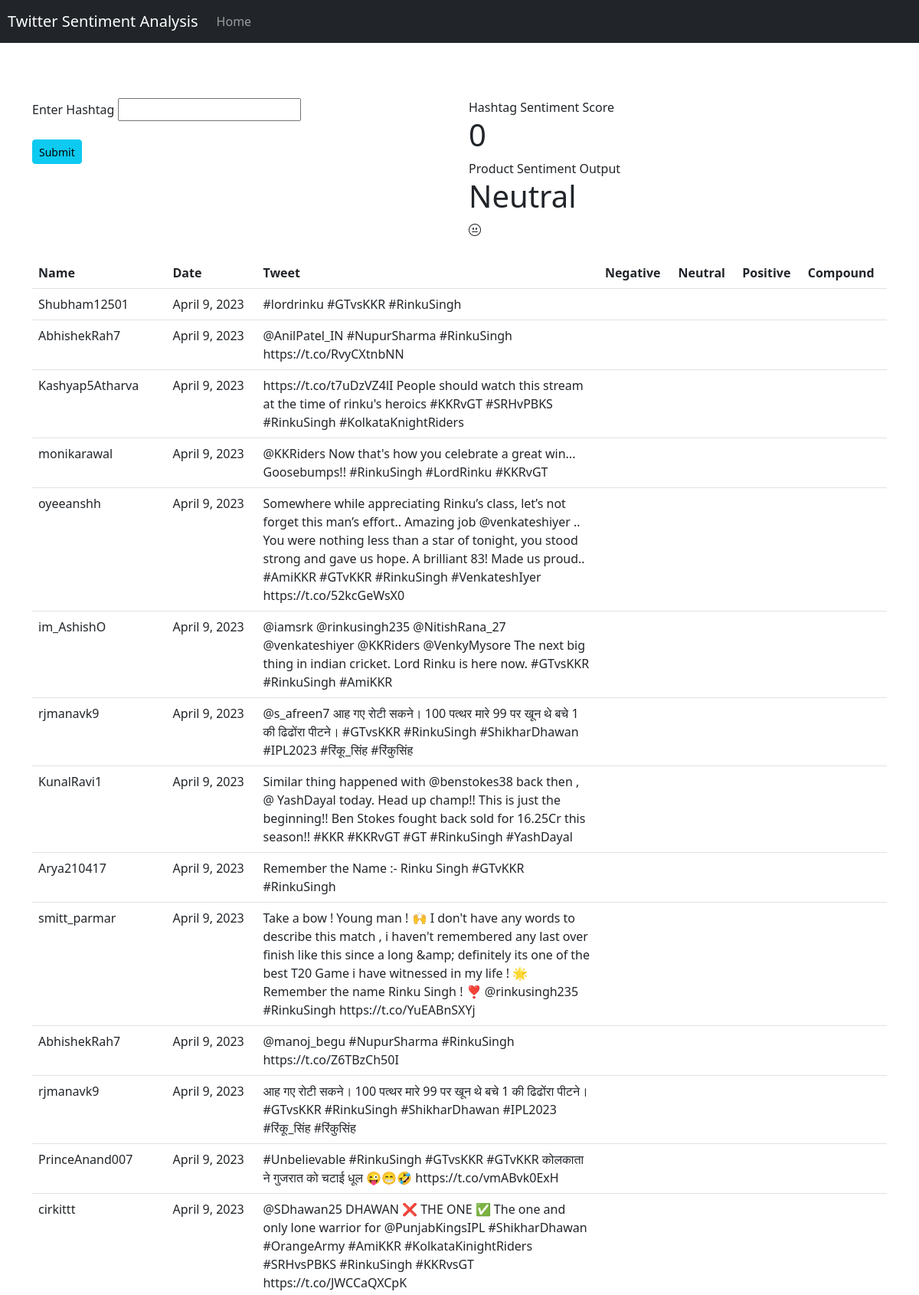
The page / (upper part) on the database its author committed.
### twitter_accounts/models.py (models this page shows)
class Twitter_account(models.Model):
    name = models.CharField(max_length=128)
    hash_tag = models.CharField(max_length=1024)
    def __str__(self):
         return self.name

class Tweet(models.Model):
    twitter_account = models.CharField(max_length=128)
    tweet = models.CharField(max_length=1024)
    date = models.DateField('tweet date')
    hash_tag = models.CharField(max_length=1024)
    def __str__(self):
         return self.tweet

### twitter_accounts/views.py (the view)
# urls.py: path('', views.index, name='index'),
def index(request):
    twitter_accounts = [twitter_account for twitter_account in Twitter_account.objects.all()]
    if request.method == 'POST':
        tweet_all = ""
        hashtag = request.POST['hashtag']
        limit = 50
        count = 0
        for tweet in sntwitter.TwitterSearchScraper(hashtag).get_items():
            if count < limit:
                count = count + 1
                new_account = Twitter_account(name = tweet.user.username, hash_tag = hashtag)
                new_account.save()
                new_tweet = Tweet(twitter_account= tweet.user.username, tweet = tweet.content, date = tweet.date, hash_tag = hashtag)
                new_tweet.save()
            else:
                break
        tweets = Tweet.objects.filter(hash_tag=hashtag)
        for tweet in tweets:
            tweet_all = tweet_all + tweet.tweet
            score = sentiment_analysis(tweet.tweet)
            tweet.__setattr__("score_compound", score["compound"])
            tweet.__setattr__("score_pos", score["pos"])
            tweet.__setattr__("score_neg", score["neg"])
            tweet.__setattr__("score_neu", score["neu"])
        selected_hash_tag = Tweet.objects.filter(hash_tag=hashtag)
        score = sentiment_analysis(tweet_all)
        selected_hash_tag.__setattr__("score_compound", score["compound"])
        selected_hash_tag.__setattr__("score_pos", score["pos"])
        selected_hash_tag.__setattr__("score_neg", score["neg"])
        selected_hash_tag.__setattr__("score_neu", score["neu"])
    else:
        tweets = Tweet.objects.all()
        selected_hash_tag = twitter_accounts[0]
        selected_hash_tag.__setattr__("score_compound", 0)
        selected_hash_tag.__setattr__("score_pos", 0)
        selected_hash_tag.__setattr__("score_neg", 0)
        selected_hash_tag.__setattr__("score_neu", 0)
    context = {
        "twitter_accounts": twitter_accounts,
        "selected_hash_tag": selected_hash_tag,
        "tweets" : tweets,
    }
    print(context)
    return render(request, "index.html", context)

### twitter_accounts/templates/index.html (shortened to what this page needs)
<!DOCTYPE html>
<html lang="en">
<head>
    <link href="https://cdn.jsdelivr.net/npm/bootstrap@5.2.0-beta1/dist/css/bootstrap.min.css" rel="stylesheet"
>
    <link rel="stylesheet" href="https://cdnjs.cloudflare.com/ajax/libs/font-awesome/4.7.0/css/font-awesome.min.css">
    <link rel="stylesheet" href="https://cdn.jsdelivr.net/npm/bootstrap-icons@1.8.3/font/bootstrap-icons.css">
</head>
<body>
    <nav style="background-color: #0052a3;" class="navbar navbar-expand-lg navbar-dark bg-dark">
        <a class="navbar-brand" style="padding-left: 10px;" href="#">Twitter Sentiment Analysis</a>
        <div class="collapse navbar-collapse" id="navbarSupportedContent">
            <ul class="navbar-nav mr-auto">
                <li class="nav-item active">
                    <a class="nav-link" href="#">Home <span class="sr-only">(current)</span></a>
                </li>
            </ul>
        </div>
    </nav>
    <br><br><br>
    <div class="container">
        <div class="row">
            <div class="col-sm">
                <form method="post">{% csrf_token %}
                    <div class="form-group">
                        <label for="exampleFormControlSelect1">Enter Hashtag</label>
                        <input type = "text" name = "hashtag">
                    </div>
                    <br>
                    <button type="submit" name="submit" style="padding-top: 5px;"
                        class="btn btn-sm btn-info">Submit</button>
                </form>
                <br>
            </div>
            <div class="col-sm">
                <form>
                    <div class="form-group">
                        <label for="exampleFormControlInput1">Hashtag Sentiment Score</label>
                        <h1>{{selected_hash_tag.score_compound}}</h1>
                        <label for="exampleFormControlInput1">Product Sentiment Output</label>
                        {% if selected_hash_tag.score_compound > 0 %}
                        <h1> Positive </h1>
                        <i class="bi bi-emoji-smile-fill"></i>
                        {% elif selected_hash_tag.score_compound < 0 %} <h1> Negative </h1>
                            <i class="bi bi-emoji-frown-fill"></i>
                            {% else %}
                            <h1> Neutral </h1>
                            <i class="bi bi-emoji-neutral"></i>
                            {% endif %}
                    </div>
                </form>
            </div>
        </div>
        <br>
        <table class="table">
            <thead>
                <tr>
                    <th scope="col">Name</th>
                    <th scope="col">Date</th>
                    <th scope="col">Tweet</th>
                    <th scope="col">Negative</th>
                    <th scope="col">Neutral</th>
                    <th scope="col">Positive</th>
                    <th scope="col">Compound</th>
                </tr>
            </thead>
            <tbody>
                {% for tweet in tweets %}
                <tr>
                    <td>{{tweet.twitter_account}}</td>
                    <td>{{tweet.date}}</td>
                    <td style="width: 40%;">{{tweet.tweet}}</td>
                    <td>{{tweet.score_neg}}</td>
                    <td>{{tweet.score_neu}}</td>
                    <td>{{tweet.score_pos}}</td>
                    <td>{{tweet.score_compound}}</td>
                </tr>
                {% endfor %}
            </tbody>
        </table>
    </div>
    <br>
</body>
</html>

### rows shown on the page
Twitter_account: score_compound "0"
Tweet: twitter_account "Shubham12501", date "April 9, 2023", tweet "#lordrinku #GTvsKKR #RinkuSingh"
Tweet: twitter_account "AbhishekRah7", date "April 9, 2023", tweet "@AnilPatel_IN #NupurSharma #RinkuSingh https://t.co/RvyCXtnbNN"
Tweet: twitter_account "Kashyap5Atharva", date "April 9, 2023", tweet "https://t.co/t7uDzVZ4lI People should watch this stream at the time of rinku's heroics #KKRvGT #SRHvPBKS #RinkuSingh #KolkataKnightRiders"
Tweet: twitter_account "monikarawal", date "April 9, 2023", tweet "@KKRiders Now that's how you celebrate a great win... Goosebumps!! #RinkuSingh #LordRinku #KKRvGT"
Tweet: twitter_account "oyeeanshh", date "April 9, 2023", tweet "Somewhere while appreciating Rinku’s class, let’s not forget this man’s effort.. Amazing job @venkateshiyer .. You were nothing less than a star of tonight, you stood strong and gave us hope. A brilliant 83! Made us proud.. #AmiKKR #GTvKKR #RinkuSingh #VenkateshIyer https://t.co/52kcGeWsX0"
Tweet: twitter_account "im_AshishO", date "April 9, 2023", tweet "@iamsrk @rinkusingh235 @NitishRana_27 @venkateshiyer @KKRiders @VenkyMysore The next big thing in indian cricket. Lord Rinku is here now. #GTvsKKR #RinkuSingh #AmiKKR"
Tweet: twitter_account "rjmanavk9", date "April 9, 2023", tweet "@s_afreen7 आह गए रोटी सकने। 100 पत्थर मारे 99 पर खून थे बचे 1 की ढिढोंरा पीटने। #GTvsKKR #RinkuSingh #ShikharDhawan #IPL2023 #रिंकू_सिंह #रिंकुसिंह"
Tweet: twitter_account "KunalRavi1", date "April 9, 2023", tweet "Similar thing happened with @benstokes38 back then , @ YashDayal today. Head up champ!! This is just the beginning!! Ben Stokes fought back sold for 16.25Cr this season!! #KKR #KKRvGT #GT #RinkuSingh #YashDayal"
Tweet: twitter_account "Arya210417", date "April 9, 2023", tweet "Remember the Name :- Rinku Singh #GTvKKR #RinkuSingh"
Tweet: twitter_account "smitt_parmar", date "April 9, 2023", tweet "Take a bow ! Young man ! 🙌 I don't have any words to describe this match , i haven't remembered any last over finish like this since a long &amp; definitely its one of the best T20 Game i have witnessed in my life ! 🌟 Remember the name Rinku Singh ! ❣️ @rinkusingh235 #RinkuSingh https://t.co/YuEABnSXYj"
Tweet: twitter_account "AbhishekRah7", date "April 9, 2023", tweet "@manoj_begu #NupurSharma #RinkuSingh https://t.co/Z6TBzCh50I"
Tweet: twitter_account "rjmanavk9", date "April 9, 2023", tweet "आह गए रोटी सकने। 100 पत्थर मारे 99 पर खून थे बचे 1 की ढिढोंरा पीटने। #GTvsKKR #RinkuSingh #ShikharDhawan #IPL2023 #रिंकू_सिंह #रिंकुसिंह"
Tweet: twitter_account "PrinceAnand007", date "April 9, 2023", tweet "#Unbelievable #RinkuSingh #GTvsKKR #GTvKKR कोलकाता ने गुजरात को चटाई धूल 😜😁🤣 https://t.co/vmABvk0ExH"
Tweet: twitter_account "cirkittt", date "April 9, 2023", tweet "@SDhawan25 DHAWAN ❌️ THE ONE ✅️ The one and only lone warrior for @PunjabKingsIPL #ShikharDhawan #OrangeArmy #AmiKKR #KolkataKinightRiders #SRHvsPBKS #RinkuSingh #KKRvsGT https://t.co/JWCCaQXCpK"
